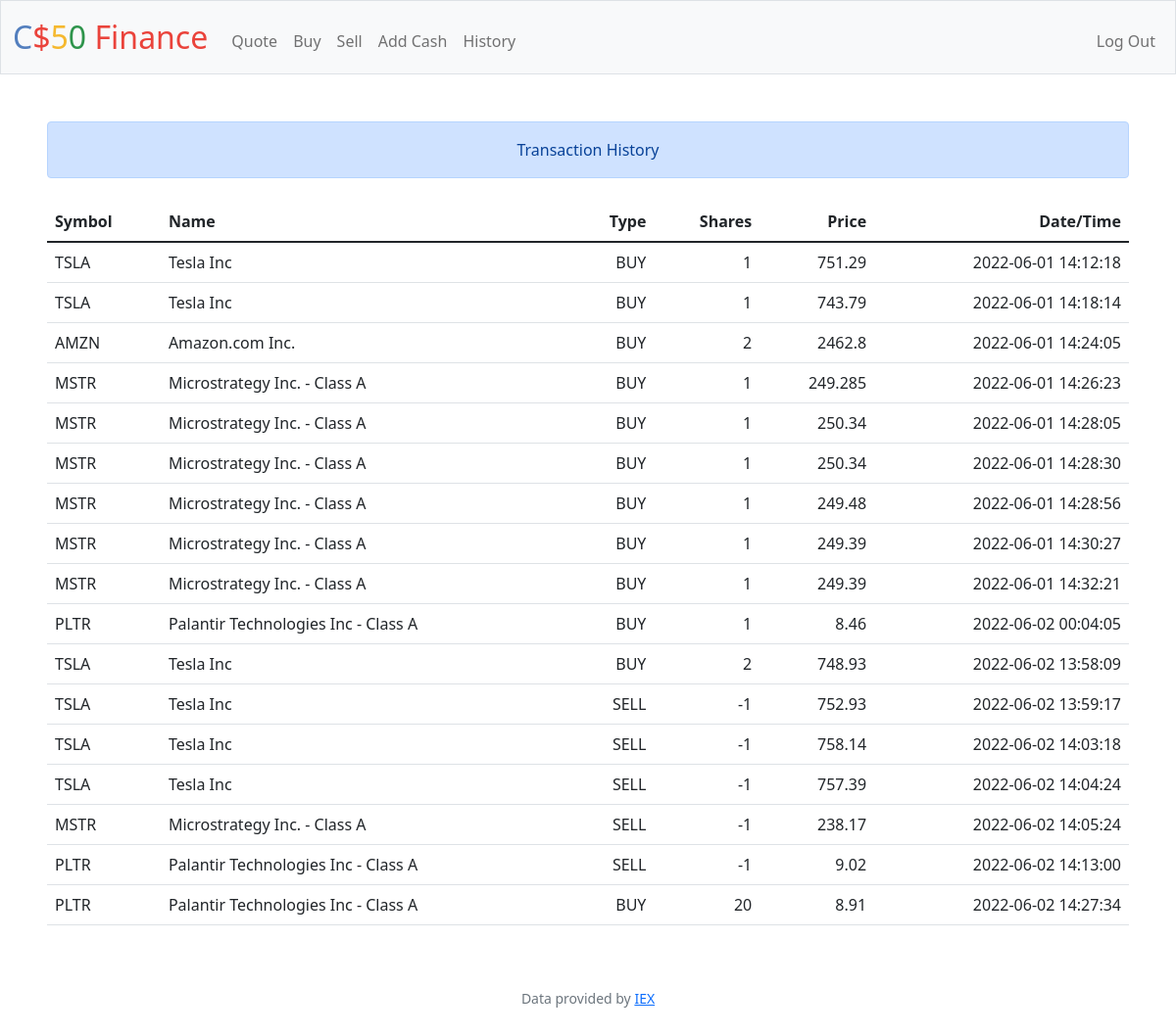
The page /history (signed in) on the database its author committed.
### tables this page shows
CREATE TABLE transactions (
    user_id INTEGER NOT NULL,
    type TEXT NOT NULL,
    name TEXT NOT NULL,
    symbol TEXT NOT NULL,
    shares NUMERIC NOT NULL,
    price NUMERIC NOT NULL,
    date_time TEXT NOT NULL,
    FOREIGN KEY(user_id) REFERENCES users(id)
);

### app.py (the view)
@app.route("/history")
@login_required
def history():
    user_id = session["user_id"]
    transaction_info = db.execute(
        "SELECT * FROM transactions WHERE user_id = ?", user_id)
    return render_template("history.html", transaction_info=transaction_info)

### app.py (called while the page is built)
@app.after_request
def after_request(response):
    response.headers["Cache-Control"] = "no-cache, no-store, must-revalidate"
    response.headers["Expires"] = 0
    response.headers["Pragma"] = "no-cache"
    return response

### helpers.py (called while the page is built)
def login_required(f):
    @wraps(f)
    def decorated_function(*args, **kwargs):
        if session.get("user_id") is None:
            return redirect("/login")
        return f(*args, **kwargs)
    return decorated_function

### templates/history.html (shortened to what this page needs)
{% extends "layout.html" %}
{% block main %}
<header>
    <div class="alert alert-primary mb-0 text-center" role="alert">
        Transaction History
    </div>
    <br>
</header>
<table class="table">
    <thead>
        <tr>
            <th class="text-start">Symbol</th>
            <th class="text-start">Name</th>
            <th class="text-end">Type</th>
            <th class="text-end">Shares</th>
            <th class="text-end">Price</th>
            <th class="text-end">Date/Time</th>
        </tr>
    </thead>
    <tbody>
        {% for item in transaction_info if item["symbol"] != "N/A" %}
        <tr>
            <td class="text-start">{{ item["symbol"] }}</td>
            <td class="text-start">{{ item["name"] }}</td>
            <td class="text-end">{{ item["type"] }}</td>
            <td class="text-end">{{ item["shares"] }}</td>
            <td class="text-end">{{ item["price"] }}</td>
            <td class="text-end">{{ item["date_time"] }}</td>
        </tr>
        {% endfor %}
    </tbody>
</table>
{% endblock %}

### templates/layout.html (shortened to what this page needs)
<!DOCTYPE html>
<html lang="en">
<head>
    <link href="https://cdn.jsdelivr.net/npm/bootstrap@5.1.3/dist/css/bootstrap.min.css"
 rel="stylesheet">
    <link href="/static/styles.css" rel="stylesheet">
</head>
<body>
    <nav class="bg-light border navbar navbar-expand-md navbar-light">
        <div class="container-fluid">
            <a class="navbar-brand" href="/"><span class="blue">C</span><span class="red">$</span><span
                    class="yellow">5</span><span class="green">0</span> <span class="red">Finance</span></a>
            <div class="collapse navbar-collapse" id="navbar">
                {% if session["user_id"] %}
                <ul class="navbar-nav me-auto mt-2">
                    <li class="nav-item"><a class="nav-link" href="/quote">Quote</a></li>
                    <li class="nav-item"><a class="nav-link" href="/buy">Buy</a></li>
                    <li class="nav-item"><a class="nav-link" href="/sell">Sell</a></li>
                    <li class="nav-item"><a class="nav-link" href="/add_cash">Add Cash</a></li>
                    <li class="nav-item"><a class="nav-link" href="/history">History</a></li>
                </ul>
                <ul class="navbar-nav ms-auto mt-2">
                    <li class="nav-item"><a class="nav-link" href="/logout">Log Out</a></li>
                </ul>
                {% else %}
                <ul class="navbar-nav ms-auto mt-2">
                    <li class="nav-item"><a class="nav-link" href="/register">Register</a></li>
                    <li class="nav-item"><a class="nav-link" href="/login">Log In</a></li>
                </ul>
                {% endif %}
            </div>
        </div>
    </nav>
    <main class="container-fluid p-5 text-center">
        {% block main %}{% endblock %}
    </main>
    <footer class="mb-5 small text-center text-muted">
        Data provided by <a href="https://iexcloud.io/">IEX</a>
    </footer>
</body>
</html>

### static/styles.css (style rules this page uses)
nav .navbar-brand { font-size: xx-large; }
nav .navbar-brand .blue { color: #537fbe; }
nav .navbar-brand .red { color: #ea433b; }
nav .navbar-brand .yellow { color: #f5b82e; }
nav .navbar-brand .green { color: #2e944b; }
main { overflow-x: auto; text-align: center; }

### rows shown on the page
transactions: symbol "TSLA", name "Tesla Inc", type "BUY", shares "1", price "751.29", date_time "2022-06-01 14:12:18"
transactions: symbol "TSLA", name "Tesla Inc", type "BUY", shares "1", price "743.79", date_time "2022-06-01 14:18:14"
transactions: symbol "AMZN", name "Amazon.com Inc.", type "BUY", shares "2", price "2462.8", date_time "2022-06-01 14:24:05"
transactions: symbol "MSTR", name "Microstrategy Inc. - Class A", type "BUY", shares "1", price "249.285", date_time "2022-06-01 14:26:23"
transactions: symbol "MSTR", name "Microstrategy Inc. - Class A", type "BUY", shares "1", price "250.34", date_time "2022-06-01 14:28:05"
transactions: symbol "MSTR", name "Microstrategy Inc. - Class A", type "BUY", shares "1", price "250.34", date_time "2022-06-01 14:28:30"
transactions: symbol "MSTR", name "Microstrategy Inc. - Class A", type "BUY", shares "1", price "249.48", date_time "2022-06-01 14:28:56"
transactions: symbol "MSTR", name "Microstrategy Inc. - Class A", type "BUY", shares "1", price "249.39", date_time "2022-06-01 14:30:27"
transactions: symbol "MSTR", name "Microstrategy Inc. - Class A", type "BUY", shares "1", price "249.39", date_time "2022-06-01 14:32:21"
transactions: symbol "PLTR", name "Palantir Technologies Inc - Class A", type "BUY", shares "1", price "8.46", date_time "2022-06-02 00:04:05"
transactions: symbol "TSLA", name "Tesla Inc", type "BUY", shares "2", price "748.93", date_time "2022-06-02 13:58:09"
transactions: symbol "TSLA", name "Tesla Inc", type "SELL", shares "-1", price "752.93", date_time "2022-06-02 13:59:17"
transactions: symbol "TSLA", name "Tesla Inc", type "SELL", shares "-1", price "758.14", date_time "2022-06-02 14:03:18"
transactions: symbol "TSLA", name "Tesla Inc", type "SELL", shares "-1", price "757.39", date_time "2022-06-02 14:04:24"
transactions: symbol "MSTR", name "Microstrategy Inc. - Class A", type "SELL", shares "-1", price "238.17", date_time "2022-06-02 14:05:24"
transactions: symbol "PLTR", name "Palantir Technologies Inc - Class A", type "SELL", shares "-1", price "9.02", date_time "2022-06-02 14:13:00"
transactions: symbol "PLTR", name "Palantir Technologies Inc - Class A", type "BUY", shares "20", price "8.91", date_time "2022-06-02 14:27:34"
